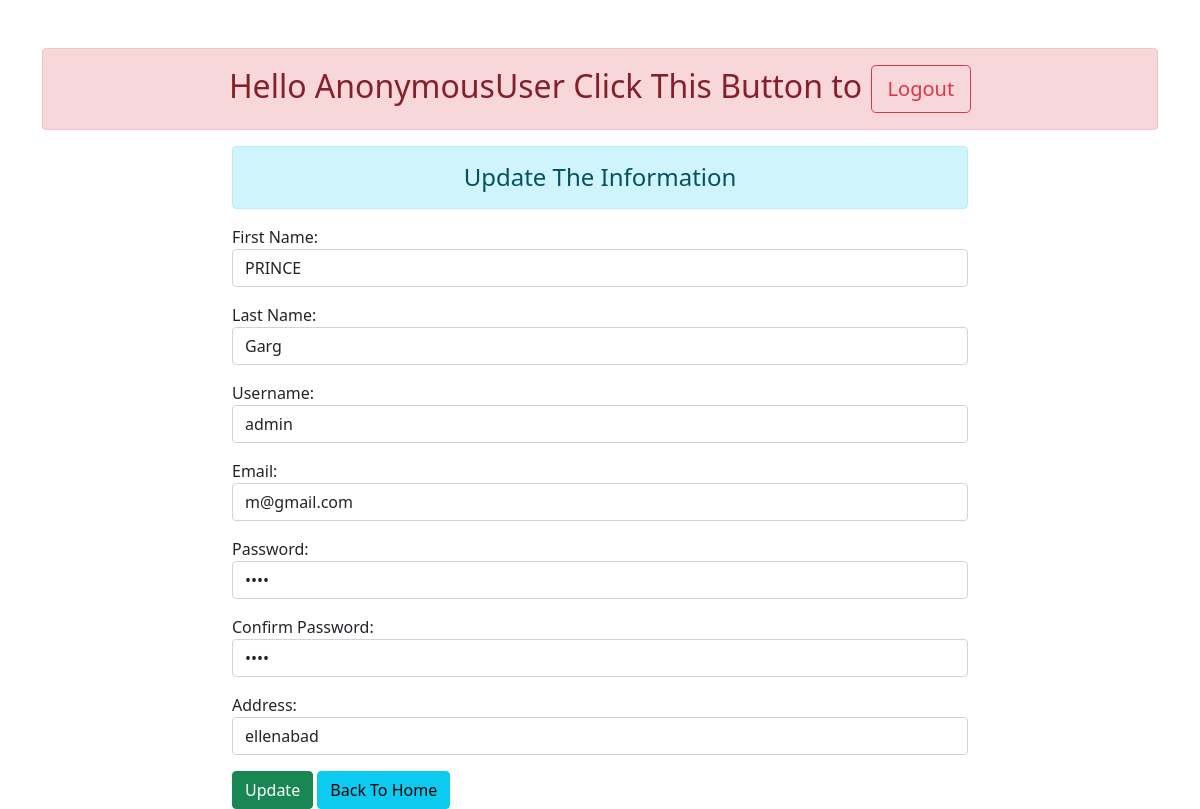
The app's page /18/ with its own data.
### details/models.py (models this page shows)
class User(models.Model):
    name = models.CharField(max_length=70)
    lastname = models.CharField(max_length=70)
    username = models.CharField(max_length=70,default=None)
    email = models.EmailField(max_length=70)
    password = models.CharField(max_length=70)
    cpassword = models.CharField(max_length=70)
    address = models.CharField(max_length=270,null=False, blank=False, default=None)

### details/views.py (the view)
# urls.py: path('<int:id>/', views.update_data, name="updatedata"),
def update_data(request,id):
    if request.method == 'POST':
        pi = User.objects.get(pk= id)
        fm = registration(request.POST, instance=pi)
        if fm.is_valid:
            fm.save()
            messages.success(request, 'Your details has been updated please Click the Back To Home')
    else:
        pi = User.objects.get(pk= id)
        fm = registration(instance=pi)
    return render(request, 'update.html', {'form':fm})

### details/form.py (shortened to what this page needs)
class registration(forms.ModelForm):
    class Meta:
        model  = User
        fields = ['name','lastname','username', 'email', 'password','cpassword', 'address']
        labels = {
            "name" :"First Name",
            "lastname" : "Last Name",
            "username" : "Username",
            "email" :"Email",
            "password" :"Password",
            "cpassword" :"Confirm Password",
            "address" :"Address",
        }
        widgets = {
            'name' : forms.TextInput(attrs={'class': 'form-control'}),
            'lastname' : forms.TextInput(attrs={'class': 'form-control'}),
            'username' : forms.TextInput(attrs={'class': 'form-control'}),
            'email' : forms.EmailInput(attrs={'class': 'form-control'}),
            'password' : forms.PasswordInput(render_value = True, attrs={'class': 'form-control'}),
            'cpassword' : forms.PasswordInput(render_value = True, attrs={'class': 'form-control'}),
            'address' : forms.TextInput(attrs={'class': 'form-control'}),
        }

### details/templates/update.html (shortened to what this page needs)
{% extends 'base.html' %}
{% block content %}
<div class="row">
    <div class="col-sm-8 offset-2">
        <h4 class="text-center alert alert-info"> Update The Information</h4>
        <form action="" method="post">
            {{form.as_p}}
            <input type="submit" class = "btn btn-success" value="Update">
            <a href="{% url 'addshow'%}" class="btn btn-info">Back To Home</a>
        </form>
    </div>
</div>
{% endblock content %}

### records on screen
User: name "PRINCE", lastname "Garg", username "admin", email "m@gmail.com", address "ellenabad"

### other values on screen
{{ request.user }} "AnonymousUser"
